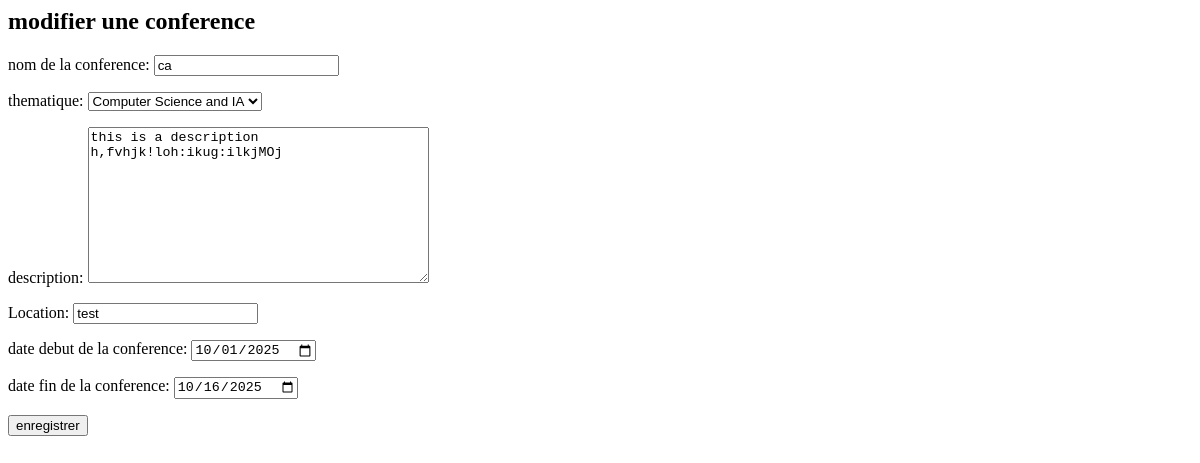
The page /conference/1/edit/ (signed in) on the database as committed earlier.
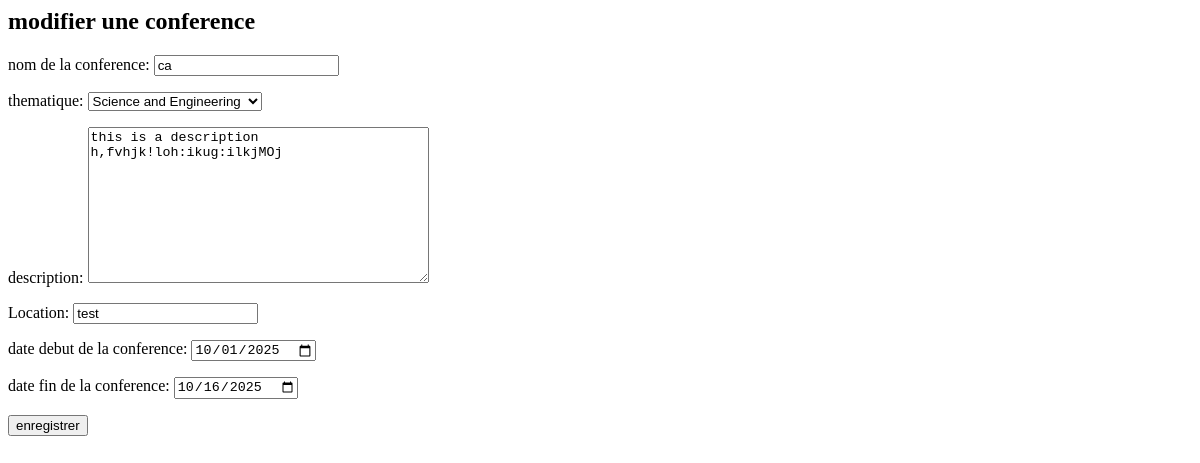
The same page on the database as committed later.
### ConferenceApp/models.py (models this page shows, shortened)
class Conference(models.Model):
    conference_id = models.AutoField(primary_key=True)
    name = models.CharField(max_length=255, validators=[title_validator])
    description = models.TextField(validators=[MinLengthValidator(30)])
    location = models.CharField(max_length=255)
    THEME_CHOICES = [
        ("CS and IA", "Computer Science and IA"),
        ("SS", "Social Science"),
        ("SE", "Science and Engineering"),
    ]
    theme = models.CharField(max_length=255, choices=THEME_CHOICES)
    start_date = models.DateField()
    end_date = models.DateField()
    created_at = models.DateTimeField(auto_now_add=True)
    updated_at = models.DateTimeField(auto_now=True)

### ConferenceApp/views.py (the view)
# urls.py: path("<int:pk>/edit/",conferenceupdate.as_view(),name="conference_edit" ),
class conferenceupdate(LoginRequiredMixin,UpdateView):
    model = Conference
    template_name = "conference/conference_form.html"
    form_class=conferencemodel
    success_url=reverse_lazy("conference_liste")

### ConferenceApp/forms.py
class conferencemodel(forms.ModelForm):
    class Meta:
        model = Conference
        fields = ("name","theme","description","location","start_date","end_date")
        labels={
            "name":"nom de la conference",
            "theme":"thematique",
            "description":"description",
            "start_date":"date debut de la conference",
            "end_date":"date fin de la conference",
        }
        widgets={
            "start_date": forms.DateInput(
                attrs={
                    'type':'date',
                    'placeholder':"date de debut"
                }
            ),
            "end_date": forms.DateInput(
                attrs={
                    'type':'date',
                    'placeholder':'date fin'
                }
            ),
            "name": forms.TextInput(
                attrs={
                    'placeholder':'nom'
                }
            )
        }

### template/conference/conference_form.html (shortened to what this page needs)
{% if view.object.pk %}
<h2>modifier une conference</h2>
{% else %}
<h2>ajouter une conference</h2>
{% endif %}
<form method="post">
    {{form.as_p}}
    <button type="submit">enregistrer</button>
</form>

Rows that differ between the two databases and show on the page:
changed Conference "ca": theme "Computer Science and IA" → "Science and Engineering"
